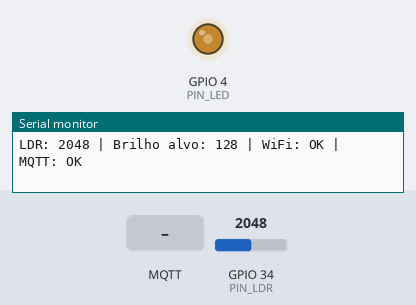
This sketch was run on a simulated ESP32. On the bench: output pins drawn as LEDs (lit = HIGH), the last lines printed to the serial monitor. The inputs (shaded band) are chosen by the test bench; at power-on: GPIO 34 (PIN_LDR) = 2048. WiFi joins after 1.5 s; servers stay silent unless stated; no MQTT or app messages arrive unless stated.

Above: at 5.05 s.
5.1 s: GPIO 34 (PIN_LDR) set to 1228
8.1 s: GPIO 34 (PIN_LDR) set to 491
At 10.8 s:
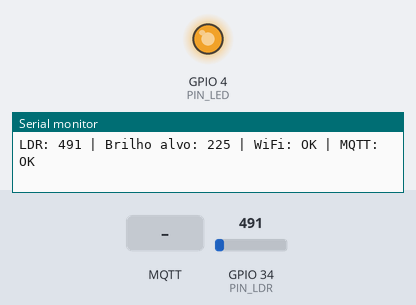
11.1 s: MQTT message "manual" arrives on the first subscribed topic
At 13.91 s:
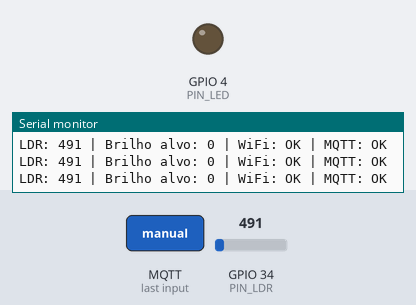
14.1 s: MQTT message "auto" arrives on the first subscribed topic
At 17.0 s:
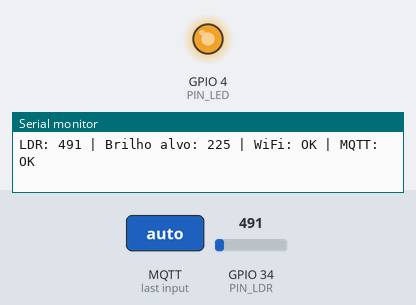
18.6 s: GPIO 34 (PIN_LDR) set to 4095
At 19.21 s:
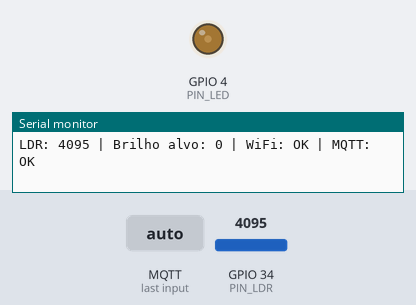
Timing chart, 0 to 22.6 s (numbered marks = the images above; inputs shaded):
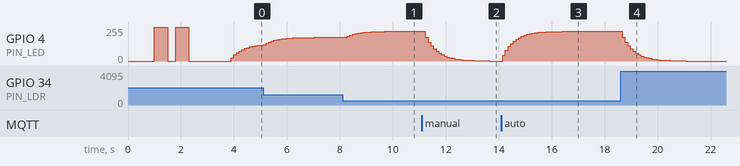

The sketch:

esp_code.ino
```cpp
#include <WiFi.h>
#include <PubSubClient.h>

// CONEXÃO WI-FI
const char* WIFI_SSID     = "XXXXX";
const char* WIFI_PASSWORD = "xxxxxxxx";

// CONFIGURAÇÕES DO MQTT
const char* MQTT_BROKER = "192.168.1.100"; // Seu IP aqui
const int   MQTT_PORT     = 1883;

const char* TOPIC_STATUS       = "esp32/luz/status";
const char* TOPIC_LDR          = "esp32/luz/ldr";
const char* TOPIC_LED          = "esp32/luz/led";
const char* TOPIC_MODE         = "esp32/luz/cmd/modo";
const char* TOPIC_LED_MANUAL   = "esp32/luz/cmd/led";

// PINOS
const int PIN_LDR = 34;
const int PIN_LED = 4;

// PWM
const int PWM_FREQ = 5000;
const int PWM_RES = 8;

// CONTROLE
bool modoAutomatico = true;
int brilhoManual = 0;
float brilhoFiltrado = 0.0;

WiFiClient espClient;
PubSubClient client(espClient);

// TIMERS
unsigned long ultimoControle = 0;
unsigned long ultimaPublicacao = 0;
unsigned long ultimaTentativaMQTT = 0;
unsigned long ultimoTesteTCP = 0;

// AUXILIARES
void testarLEDInicio() {
  Serial.println("Teste inicial do LED...");
  ledcWrite(PIN_LED, 255);
  delay(500);
  ledcWrite(PIN_LED, 0);
  delay(300);
  ledcWrite(PIN_LED, 255);
  delay(500);
  ledcWrite(PIN_LED, 0);
  Serial.println("Fim do teste inicial do LED.");
}

void conectarWiFi() {
  if (WiFi.status() == WL_CONNECTED) return;

  Serial.println("Conectando ao Wi-Fi...");
  WiFi.mode(WIFI_STA);
  WiFi.setSleep(false);
  WiFi.begin(WIFI_SSID, WIFI_PASSWORD);

  unsigned long inicio = millis();
  while (WiFi.status() != WL_CONNECTED && millis() - inicio < 15000) {
    delay(500);
    Serial.print(".");
  }
  Serial.println();

  if (WiFi.status() == WL_CONNECTED) {
    Serial.println("Wi-Fi conectado!");
    Serial.print("IP do ESP32: ");
    Serial.println(WiFi.localIP());
    Serial.print("RSSI: ");
    Serial.println(WiFi.RSSI());
  } else {
    Serial.println("Falha ao conectar no Wi-Fi.");
  }
}

bool testarTCPBroker() {
  WiFiClient teste;
  Serial.print("Testando TCP em ");
  Serial.print(MQTT_BROKER);
  Serial.print(":");
  Serial.println(MQTT_PORT);

  bool ok = teste.connect(MQTT_BROKER, MQTT_PORT);
  if (ok) {
    Serial.println("TCP com broker OK.");
    teste.stop();
    return true;
  } else {
    Serial.println("Falha no TCP com broker.");
    return false;
  }
}

void publicarStatus(const char* status) {
  if (client.connected()) {
    client.publish(TOPIC_STATUS, status, true);
  }
}

int lerLDRMedia(int amostras = 10) {
  long soma = 0;
  for (int i = 0; i < amostras; i++) {
    soma += analogRead(PIN_LDR);
    delay(5);
  }
  return soma / amostras;
}

int calcularBrilhoAutomatico(int leituraLDR) {
  int brilho = map(leituraLDR, 0, 4095, 255, 0);
  return constrain(brilho, 0, 255);
}

void aplicarBrilhoLED(int brilhoAlvo) {
  brilhoFiltrado = (0.8f * brilhoFiltrado) + (0.2f * brilhoAlvo);
  int brilhoFinal = constrain((int)brilhoFiltrado, 0, 255);
  ledcWrite(PIN_LED, brilhoFinal);
}

void callback(char* topic, byte* payload, unsigned int length) {
  String msg = "";
  for (unsigned int i = 0; i < length; i++) {
    msg += (char)payload[i];
  }

  String topico = String(topic);

  Serial.print("Mensagem recebida [");
  Serial.print(topico);
  Serial.print("]: ");
  Serial.println(msg);

  if (topico == TOPIC_MODE) {
    msg.toLowerCase();

    if (msg == "auto") {
      modoAutomatico = true;
      Serial.println("Modo alterado para AUTOMÁTICO");
    } else if (msg == "manual") {
      modoAutomatico = false;
      Serial.println("Modo alterado para MANUAL");
    }
  }

  if (topico == TOPIC_LED_MANUAL) {
    int valor = msg.toInt();
    brilhoManual = constrain(valor, 0, 255);
    Serial.print("Brilho manual ajustado para: ");
    Serial.println(brilhoManual);
  }
}

void tentarReconectarMQTT() {
  if (client.connected()) return;
  if (millis() - ultimaTentativaMQTT < 2000) return;

  ultimaTentativaMQTT = millis();

  Serial.print("Conectando ao MQTT... ");

  String clientId = "ESP32-LDR-";
  clientId += String((uint32_t)ESP.getEfuseMac(), HEX);

  bool conectado = false;


  conectado = client.connect(clientId.c_str());

  if (conectado) {
    Serial.println("conectado!");
    publicarStatus("online");
    client.subscribe(TOPIC_MODE);
    client.subscribe(TOPIC_LED_MANUAL);
    Serial.println("Inscrito nos tópicos de comando.");
  } else {
    Serial.print("falhou, rc=");
    Serial.println(client.state());
  }
}

// SETUP
void setup() {
  Serial.begin(115200);
  delay(1000);

  pinMode(PIN_LDR, INPUT);

  bool ok = ledcAttach(PIN_LED, PWM_FREQ, PWM_RES);
  if (!ok) {
    Serial.println("Erro ao configurar PWM no LED!");
    while (true) {
      delay(1000);
    }
  }

  ledcWrite(PIN_LED, 0);

  testarLEDInicio();   // testa se LED/pino/fiação estão corretos
  conectarWiFi();

  client.setServer(MQTT_BROKER, MQTT_PORT);
  client.setCallback(callback);

  Serial.println("Sistema iniciado.");
}

// LOOP
void loop() {
  if (WiFi.status() != WL_CONNECTED) {
    conectarWiFi();
  }

  // Teste TCP periódico para diagnosticar se o broker está acessível
  if (WiFi.status() == WL_CONNECTED && millis() - ultimoTesteTCP >= 8000) {
    ultimoTesteTCP = millis();
    testarTCPBroker();
  }

  // Tenta MQTT sem travar o resto do sistema
  if (WiFi.status() == WL_CONNECTED && !client.connected()) {
    tentarReconectarMQTT();
  }

  if (client.connected()) {
    client.loop();
  }

  // Controle manual do LED sempre funciona, mesmo com falha de conexão ao MQTT
  if (millis() - ultimoControle >= 100) {
    ultimoControle = millis();

    int leituraLDR = lerLDRMedia(8);
    int brilhoAlvo = 0;

    if (modoAutomatico) {
      brilhoAlvo = calcularBrilhoAutomatico(leituraLDR);
    } else {
      brilhoAlvo = brilhoManual;
    }

    aplicarBrilhoLED(brilhoAlvo);

    Serial.print("LDR: ");
    Serial.print(leituraLDR);
    Serial.print(" | Brilho alvo: ");
    Serial.print(brilhoAlvo);
    Serial.print(" | WiFi: ");
    Serial.print(WiFi.status() == WL_CONNECTED ? "OK" : "OFF");
    Serial.print(" | MQTT: ");
    Serial.println(client.connected() ? "OK" : "OFF");
  }

  // Publica só se MQTT estiver conectado
  if (client.connected() && millis() - ultimaPublicacao >= 2000) {
    ultimaPublicacao = millis();

    int leituraLDR = lerLDRMedia(8);
    int brilhoAtual = modoAutomatico ? calcularBrilhoAutomatico(leituraLDR) : brilhoManual;

    char msgLdr[16];
    char msgLed[16];

    snprintf(msgLdr, sizeof(msgLdr), "%d", leituraLDR);
    snprintf(msgLed, sizeof(msgLed), "%d", brilhoAtual);

    client.publish(TOPIC_LDR, msgLdr);
    client.publish(TOPIC_LED, msgLed);
  }
}
```

Measured:
- after the input at 8.1 s, GPIO 4 (PIN_LED): moves from 177/255 to 223/255 over 1.7 s, starting after 0.18 s
- after the input at 11.1 s, GPIO 4 (PIN_LED): moves from 223/255 to 0/255 over 2.4 s, starting after 0.13 s
- after the input at 14.1 s, GPIO 4 (PIN_LED): moves from 0/255 to 223/255 over 2.6 s, starting after 0.05 s
- after the input at 18.6 s, GPIO 4 (PIN_LED): moves from 223/255 to 0/255 over 2.4 s, starting after 0.06 s
